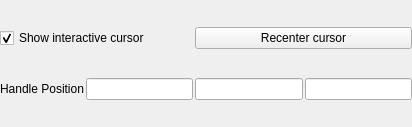
<?xml version="1.0" encoding="UTF-8"?>
<ui version="4.0">
 <class>SqSeedHandlePropertyWidget</class>
 <widget class="QWidget" name="SqSeedHandlePropertyWidget">
  <property name="geometry">
   <rect>
    <x>0</x>
    <y>0</y>
    <width>412</width>
    <height>127</height>
   </rect>
  </property>
  <property name="windowTitle">
   <string>Form</string>
  </property>
  <layout class="QGridLayout" name="gridLayout">
   <property name="leftMargin">
    <number>0</number>
   </property>
   <property name="topMargin">
    <number>0</number>
   </property>
   <property name="rightMargin">
    <number>0</number>
   </property>
   <property name="bottomMargin">
    <number>0</number>
   </property>
   <property name="spacing">
    <number>2</number>
   </property>
   <item row="0" column="0" colspan="2">
    <widget class="QCheckBox" name="show3DWidget">
     <property name="text">
      <string>Show interactive cursor</string>
     </property>
     <property name="checked">
      <bool>true</bool>
     </property>
    </widget>
   </item>
   <item row="1" column="2">
    <widget class="pqDoubleLineEdit" name="worldPositionY"/>
   </item>
   <item row="1" column="3">
    <widget class="pqDoubleLineEdit" name="worldPositionZ"/>
   </item>
   <item row="1" column="0">
    <widget class="QLabel" name="pointLabel">
     <property name="text">
      <string>Handle Position</string>
     </property>
    </widget>
   </item>
   <item row="1" column="1">
    <widget class="pqDoubleLineEdit" name="worldPositionX"/>
   </item>
   <item row="0" column="2" colspan="2">
    <widget class="QPushButton" name="useViewCenter">
     <property name="text">
      <string>Recenter cursor</string>
     </property>
    </widget>
   </item>
  </layout>
 </widget>
 <customwidgets>
  <customwidget>
   <class>pqDoubleLineEdit</class>
   <extends>QLineEdit</extends>
   <header>pqDoubleLineEdit.h</header>
  </customwidget>
 </customwidgets>
  <tabstops>
  <tabstop>worldPositionX</tabstop>
  <tabstop>worldPositionY</tabstop>
  <tabstop>worldPositionZ</tabstop>
 </tabstops>
 <resources/>
 <connections/>
</ui>
